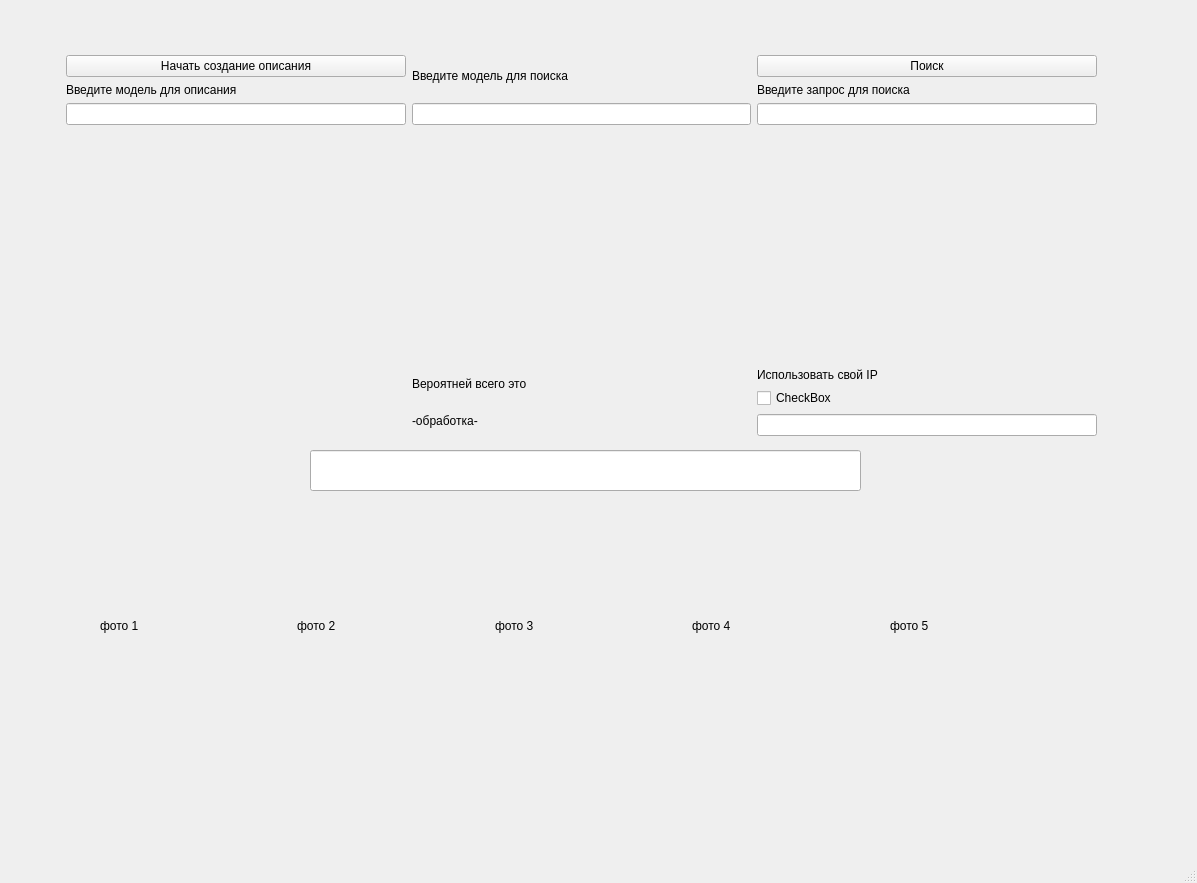
<?xml version="1.0" encoding="UTF-8"?>
<ui version="4.0">
 <class>MainWindow</class>
 <widget class="QMainWindow" name="MainWindow">
  <property name="geometry">
   <rect>
    <x>0</x>
    <y>0</y>
    <width>1197</width>
    <height>883</height>
   </rect>
  </property>
  <property name="windowTitle">
   <string>MainWindow</string>
  </property>
  <widget class="QWidget" name="centralwidget">
   <widget class="QWidget" name="horizontalLayoutWidget">
    <property name="geometry">
     <rect>
      <x>100</x>
      <y>500</y>
      <width>981</width>
      <height>251</height>
     </rect>
    </property>
    <layout class="QHBoxLayout" name="horizontalLayout">
     <item>
      <widget class="QLabel" name="img1">
       <property name="text">
        <string>фото 1</string>
       </property>
       <property name="scaledContents">
        <bool>true</bool>
       </property>
      </widget>
     </item>
     <item>
      <widget class="QLabel" name="img2">
       <property name="text">
        <string>фото 2</string>
       </property>
       <property name="scaledContents">
        <bool>true</bool>
       </property>
      </widget>
     </item>
     <item>
      <widget class="QLabel" name="img3">
       <property name="text">
        <string>фото 3</string>
       </property>
       <property name="scaledContents">
        <bool>true</bool>
       </property>
      </widget>
     </item>
     <item>
      <widget class="QLabel" name="img4">
       <property name="text">
        <string>фото 4</string>
       </property>
       <property name="scaledContents">
        <bool>true</bool>
       </property>
      </widget>
     </item>
     <item>
      <widget class="QLabel" name="img5">
       <property name="text">
        <string>фото 5</string>
       </property>
       <property name="scaledContents">
        <bool>true</bool>
       </property>
      </widget>
     </item>
    </layout>
   </widget>
   <widget class="QWidget" name="gridLayoutWidget">
    <property name="geometry">
     <rect>
      <x>66</x>
      <y>55</y>
      <width>1031</width>
      <height>381</height>
     </rect>
    </property>
    <layout class="QGridLayout" name="gridLayout">
     <item row="2" column="2">
      <layout class="QVBoxLayout" name="verticalLayout_3">
       <item>
        <widget class="QLabel" name="label_6">
         <property name="text">
          <string>Использовать свой IP</string>
         </property>
        </widget>
       </item>
       <item>
        <widget class="QCheckBox" name="kport_cb">
         <property name="text">
          <string>CheckBox</string>
         </property>
        </widget>
       </item>
       <item>
        <widget class="QLineEdit" name="port_le"/>
       </item>
      </layout>
     </item>
     <item row="1" column="1">
      <spacer name="verticalSpacer">
       <property name="orientation">
        <enum>Qt::Orientation::Vertical</enum>
       </property>
       <property name="sizeHint" stdset="0">
        <size>
         <width>20</width>
         <height>40</height>
        </size>
       </property>
      </spacer>
     </item>
     <item row="0" column="2">
      <layout class="QVBoxLayout" name="verticalLayout_4">
       <item>
        <widget class="QPushButton" name="similar_btn">
         <property name="text">
          <string>Поиск</string>
         </property>
        </widget>
       </item>
       <item>
        <widget class="QLabel" name="label">
         <property name="text">
          <string>Введите запрос для поиска</string>
         </property>
        </widget>
       </item>
       <item>
        <widget class="QLineEdit" name="lineEdit"/>
       </item>
      </layout>
     </item>
     <item row="2" column="1">
      <layout class="QVBoxLayout" name="verticalLayout_2">
       <item>
        <widget class="QLabel" name="label_2">
         <property name="text">
          <string>Вероятней всего это</string>
         </property>
        </widget>
       </item>
       <item>
        <widget class="QLabel" name="label_3">
         <property name="text">
          <string>-обработка-</string>
         </property>
        </widget>
       </item>
      </layout>
     </item>
     <item row="0" column="0">
      <layout class="QVBoxLayout" name="verticalLayout">
       <item>
        <widget class="QPushButton" name="dsc_btn">
         <property name="text">
          <string>Начать создание описания</string>
         </property>
        </widget>
       </item>
       <item>
        <widget class="QLabel" name="label_4">
         <property name="text">
          <string>Введите модель для описания</string>
         </property>
        </widget>
       </item>
       <item>
        <widget class="QLineEdit" name="describe_le"/>
       </item>
      </layout>
     </item>
     <item row="0" column="1">
      <layout class="QVBoxLayout" name="verticalLayout_5">
       <item>
        <widget class="QLabel" name="label_5">
         <property name="text">
          <string>Введите модель для поиска</string>
         </property>
        </widget>
       </item>
       <item>
        <widget class="QLineEdit" name="similar_le"/>
       </item>
      </layout>
     </item>
    </layout>
   </widget>
   <widget class="QLineEdit" name="directory_le">
    <property name="geometry">
     <rect>
      <x>310</x>
      <y>450</y>
      <width>551</width>
      <height>41</height>
     </rect>
    </property>
   </widget>
  </widget>
  <widget class="QMenuBar" name="menubar">
   <property name="geometry">
    <rect>
     <x>0</x>
     <y>0</y>
     <width>1197</width>
     <height>26</height>
    </rect>
   </property>
  </widget>
  <widget class="QStatusBar" name="statusbar"/>
 </widget>
 <resources/>
 <connections/>
</ui>
